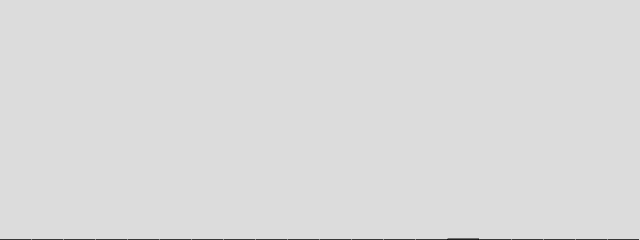
Frame 1 (no input)
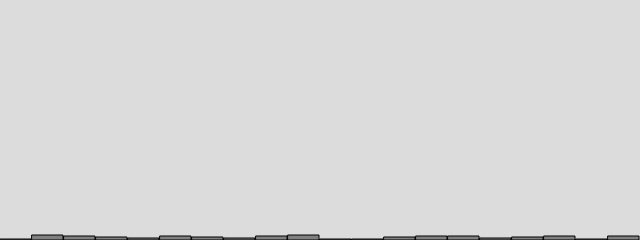
Frame 60 (no input)
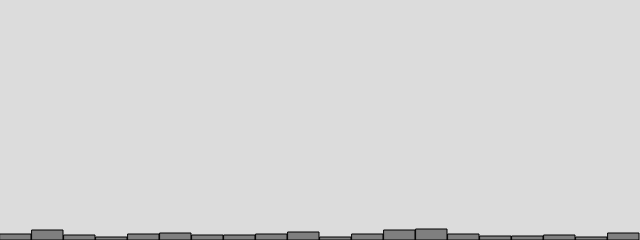
Frame 120 (the mouse pressed at the canvas centre since frame 60)

The p5.js sketch that drew these frames (run headless with seeded random() and noise() and a simulated clock; from frame 60 on, the mouse is pressed at the canvas centre):

// p5.js sketch
// ── sketch.js
let randomCounts = [];
const total = 20;

function setup() {
    createCanvas(640, 240);

    for (let i = 0; i < total; i++) {
        randomCounts[i] = 0;
    }
}

function draw() {
    background(220);

    let index = floor(random(randomCounts.length));
    randomCounts[index]++;

    stroke(0);
    fill(127);
    let w = width / randomCounts.length;

    for (let x = 0; x < randomCounts.length; x++) {
        rect(x * w, height - randomCounts[x], w - 1, randomCounts[x]);
    }
}
